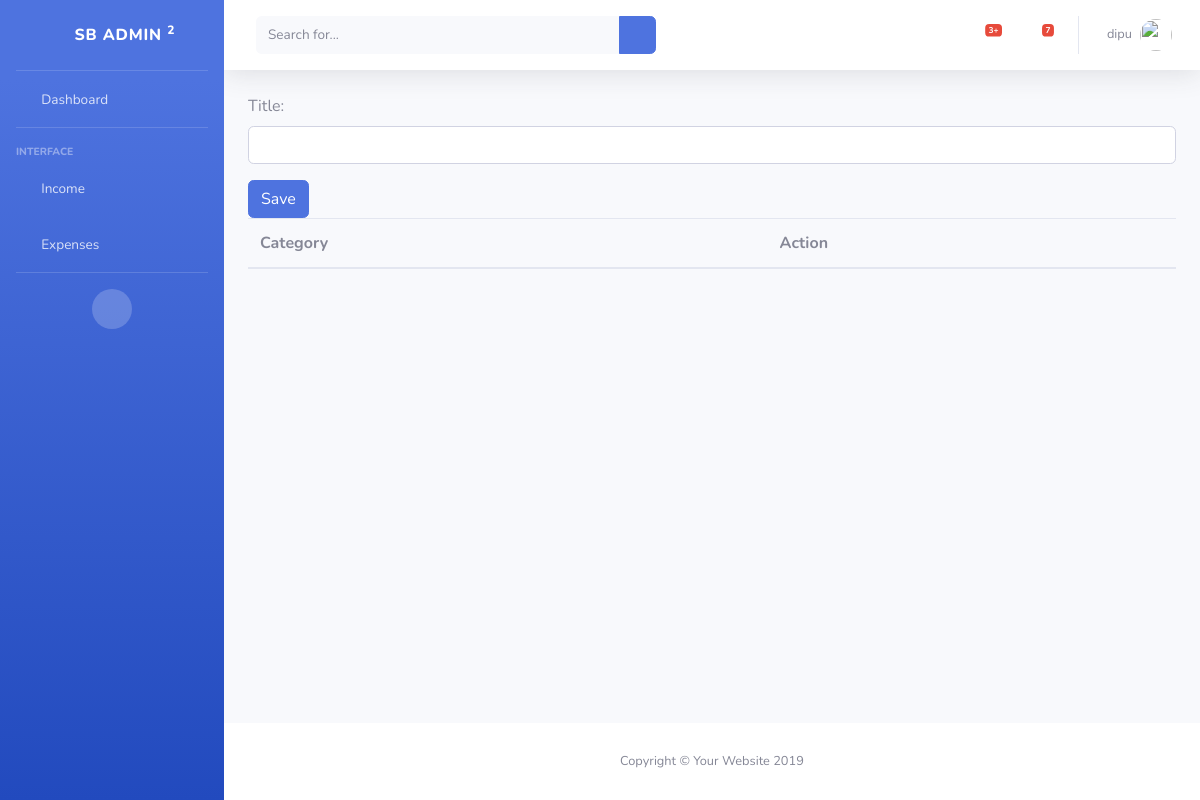
The page /income/category/ (signed in) on the database as committed earlier.
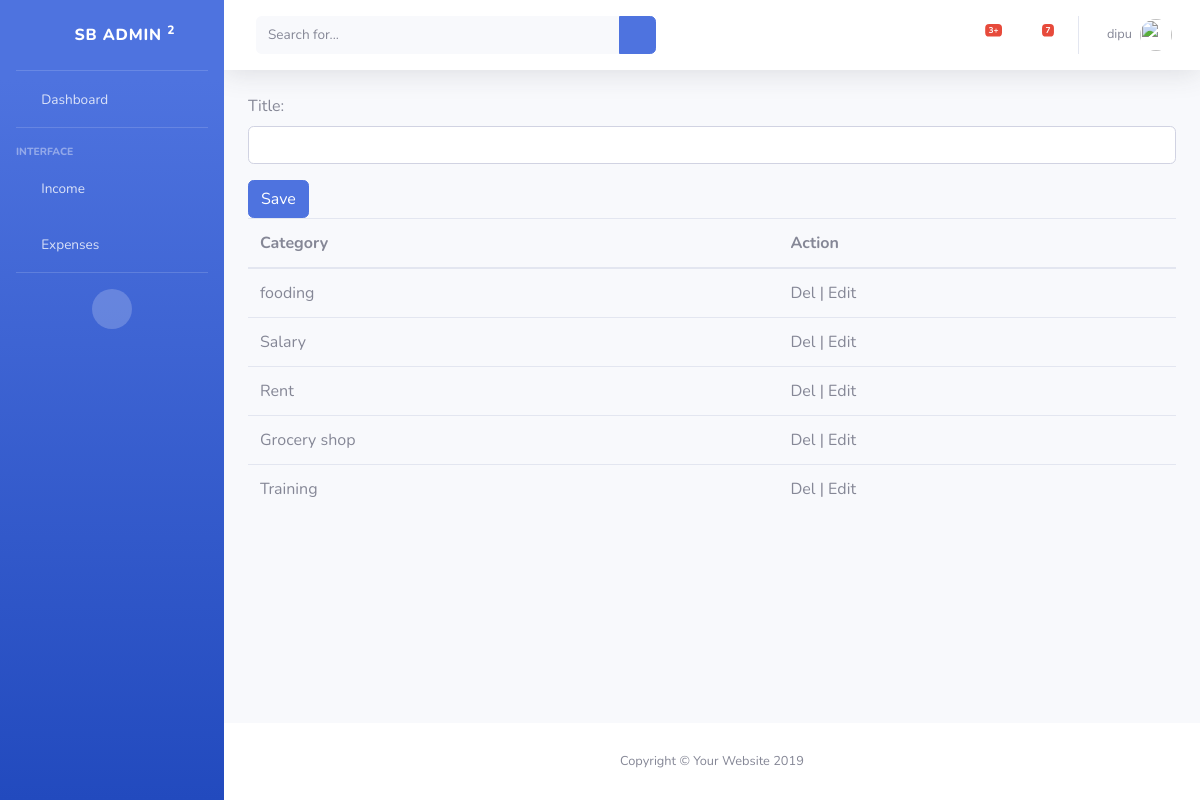
The same page on the database as committed later.
### income/models.py (models this page shows, shortened)
class IncomeCategory(Category):
    objects = IncomeCategoryManager()
    class Meta:
        db_table = 'incomecategory'

### income/views.py (the view, shortened to what this page needs)
# urls.py: path('category/',IncomeCategoryView.as_view(),name='income_category'),
class IncomeCategoryView(View):
    template_name = 'income_category.html'
    def get(self,request):
        context = {
            'form':IncomeCateogyForm(),
            'category':IncomeCategory.objects.filter(user_id=request.user.id)
        }
        return render(request,self.template_name,context)

### income/forms.py
class IncomeCateogyForm(forms.ModelForm):
    title = forms.CharField(widget=forms.TextInput(attrs={'class':'form-control'}))
    class Meta:
        model = IncomeCategory
        fields =['title',]

### templates/income_category.html (shortened to what this page needs)
{% extends 'master/master.html' %}
 {% block 'sidebar' %}
  {% include 'component/sidebar.html' %}
 {% endblock %}
 {% block 'navbar' %}
  {% include 'component/nav.html' %}
 {% endblock %}
 {% block 'footer' %}
{% include 'component/footer.html' %}
 {% endblock %}
{% block 'body' %}
 <form method="post">
      {{form.as_p}}
      <button type="submit" class="btn btn-primary">Save</button>
  </form>
<table class="table">
    <thead>
     <th>Category</th>
    <th>Action</th>
    </thead>
    {% for c in category %}
        <tr>
            <td>{{c.title}}</td>
            <td>Del | Edit </td>
        </tr>
     {% endfor %}
</table>
{% endblock %}

### templates/master/master.html (shortened to what this page needs)
<!DOCTYPE html>
{% load static %}
<html lang="en">
<head>
  <link href="{% static 'vendor/fontawesome-free/css/all.min.css' %}" rel="stylesheet" type="text/css">
  <link href="{% static 'css/sb-admin-2.min.css' %}" rel="stylesheet">
</head>
<body id="page-top">
  <div id="wrapper">
   {% block 'sidebar' %}  {% endblock %}
    <div id="content-wrapper" class="d-flex flex-column">
      <div id="content">
      {% block 'navbar' %}  {% endblock %}
        <div class="container-fluid">
          {% block 'body' %} {% endblock %}
        </div>
      </div>
      {% block 'footer' %}  {% endblock %}
    </div>
  </div>
</body>
</html>

### templates/component/sidebar.html (shortened to what this page needs)
    <ul class="navbar-nav bg-gradient-primary sidebar sidebar-dark accordion" id="accordionSidebar">
      <a class="sidebar-brand d-flex align-items-center justify-content-center" href="index.html">
        <div class="sidebar-brand-icon rotate-n-15">
          <i class="fas fa-laugh-wink"></i>
        </div>
        <div class="sidebar-brand-text mx-3">SB Admin <sup>2</sup></div>
      </a>
      <hr class="sidebar-divider my-0">
      <li class="nav-item">
        <a class="nav-link" href="index.html">
          <i class="fas fa-fw fa-tachometer-alt"></i>
          <span>Dashboard</span></a>
      </li>
      <hr class="sidebar-divider">
      <div class="sidebar-heading">
        Interface
      </div>
      <li class="nav-item">
        <a class="nav-link collapsed" href="#" data-toggle="collapse" data-target="#collapseTwo" aria-expanded="true" aria-controls="collapseTwo">
          <i class="fas fa-fw fa-cog"></i>
          <span>Income</span>
        </a>
      </li>
      <li class="nav-item">
        <a class="nav-link collapsed" href="#" data-toggle="collapse" data-target="#collapseUtilities" aria-expanded="true" aria-controls="collapseUtilities">
          <i class="fas fa-fw fa-wrench"></i>
          <span>Expenses</span>
        </a>
      </li>
      <hr class="sidebar-divider">
      <div class="text-center d-none d-md-inline">
        <button class="rounded-circle border-0" id="sidebarToggle"></button>
      </div>
    </ul>

### templates/component/nav.html (shortened to what this page needs)
        <nav class="navbar navbar-expand navbar-light bg-white topbar mb-4 static-top shadow">
          <form class="d-none d-sm-inline-block form-inline mr-auto ml-md-3 my-2 my-md-0 mw-100 navbar-search">
            <div class="input-group">
              <input type="text" class="form-control bg-light border-0 small" placeholder="Search for..." aria-label="Search" aria-describedby="basic-addon2">
              <div class="input-group-append">
                <button class="btn btn-primary" type="button">
                  <i class="fas fa-search fa-sm"></i>
                </button>
              </div>
            </div>
          </form>
          <ul class="navbar-nav ml-auto">
            <li class="nav-item dropdown no-arrow mx-1">
              <a class="nav-link dropdown-toggle" href="#" id="alertsDropdown" role="button" data-toggle="dropdown" aria-haspopup="true" aria-expanded="false">
                <i class="fas fa-bell fa-fw"></i>
                <span class="badge badge-danger badge-counter">3+</span>
              </a>
            </li>
            <li class="nav-item dropdown no-arrow mx-1">
              <a class="nav-link dropdown-toggle" href="#" id="messagesDropdown" role="button" data-toggle="dropdown" aria-haspopup="true" aria-expanded="false">
                <i class="fas fa-envelope fa-fw"></i>
                <span class="badge badge-danger badge-counter">7</span>
              </a>
            </li>
            <li class="nav-item dropdown no-arrow">
              <a class="nav-link dropdown-toggle" href="#" id="userDropdown" role="button" data-toggle="dropdown" aria-haspopup="true" aria-expanded="false">
                <span class="mr-2 d-none d-lg-inline text-gray-600 small">{{request.user.username}}</span>
                <img class="img-profile rounded-circle" src="https://source.unsplash.com/QAB-WJcbgJk/60x60">
              </a>
            </li>
          </ul>
        </nav>

### templates/component/footer.html
      <footer class="sticky-footer bg-white">
        <div class="container my-auto">
          <div class="copyright text-center my-auto">
            <span>Copyright &copy; Your Website 2019</span>
          </div>
        </div>
      </footer>

Rows that differ between the two databases and show on the page:
added IncomeCategory: title "fooding"
added IncomeCategory: title "Salary"
added IncomeCategory: title "Rent"
added IncomeCategory: title "Grocery shop"
added IncomeCategory: title "Training"
